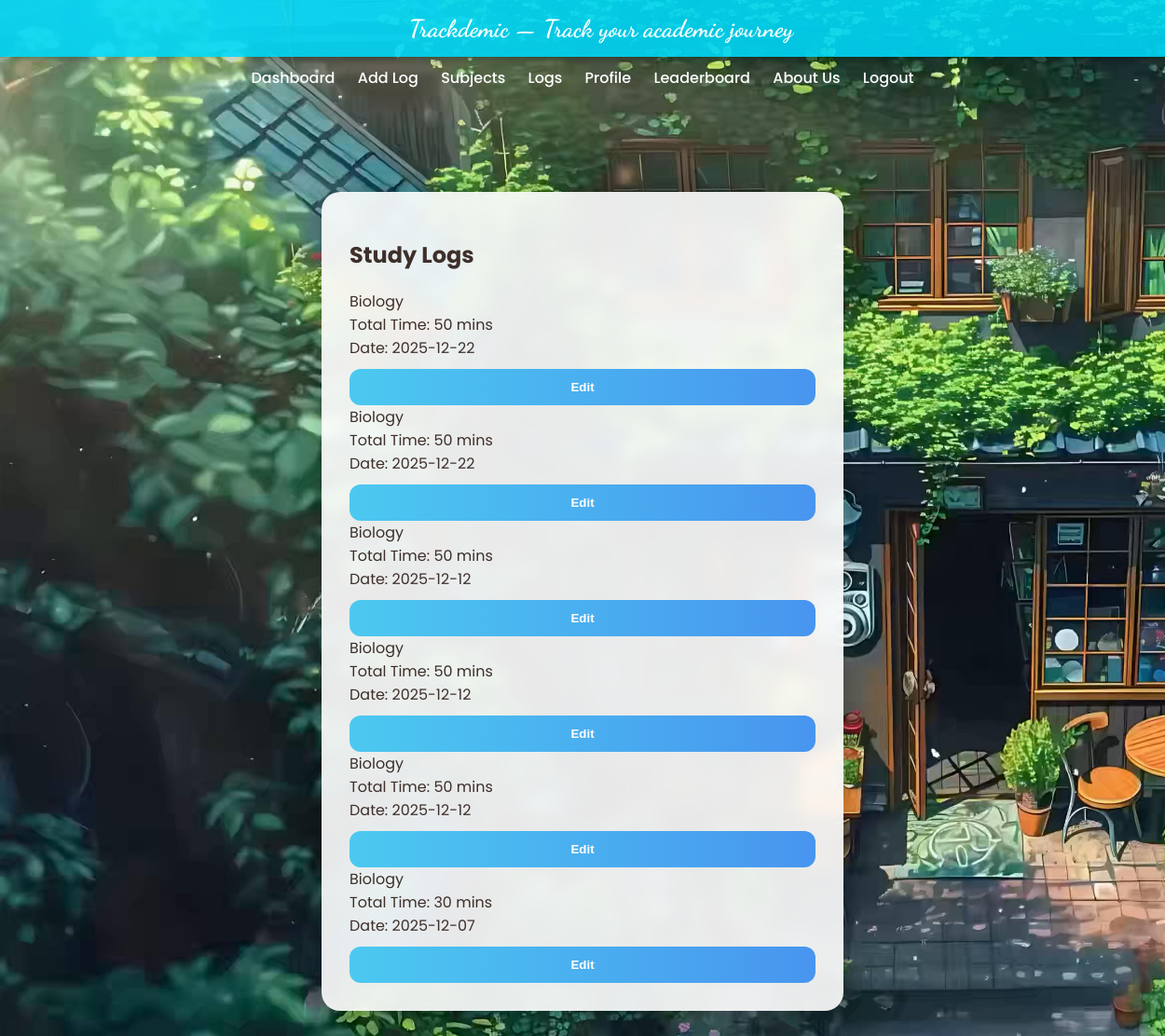
Page /logs (signed in) on the committed database.
### models.py (models this page shows, shortened)
class StudyLog(db.Model):
    __tablename__ = 'study_log'
    id = db.Column(db.Integer, primary_key=True)
    subject = db.Column(db.String(100), nullable=False)
    minutes = db.Column(db.Integer, nullable=False)
    date = db.Column(db.Date, nullable=False, default=lambda: datetime.utcnow().date())
    user_id = db.Column(db.Integer, db.ForeignKey('user.id'), nullable=False)
    subject_id = db.Column(db.Integer, db.ForeignKey('subject.id'), nullable=False)

### app.py (the view, shortened to what this page needs)
@app.route('/logs', methods=['GET', 'POST'])
@login_required
def logs():
    user_id = current_user.id
    logs = StudyLog.query.filter_by(user_id=user_id).order_by(StudyLog.date.desc(), StudyLog.id.desc()).all()
    return render_template('logs.html', logs=logs)

### app.py (called while the page is built)
@login_manager.user_loader
def load_user(user_id):
    return User.query.get(int(user_id))

@app.before_request
def make_session_permanent():
    session.permanent = True

### templates/logs.html (shortened to what this page needs)
{% extends "base.html" %}
{% block content %}
<div class="container mt-4">
    <h2 class="mb-4 text-center">Study Logs</h2>
    {% if logs %}
        {% for log in logs %}
        <div class="log-card" id="log_{{ log.id }}">
            <div class="view-mode">
                <div class="log-title">{{ log.subject }}</div>
                <div class="log-info">Total Time: {{ log.minutes }} mins</div>
                <div class="log-info">Date: {{ log.date.strftime('%Y-%m-%d') }}</div>
                <div class="log-actions mt-2">
                    <button
                        class="btn btn-primary btn-sm"
                        type="button"
                        onclick="editLog({{ log.id }})">
                        Edit
                    </button>
                </div>
            </div>
        </div>
        {% endfor %}
    {% else %}
        <p class="text-center">
            No study logs yet.
            <a href="{{ url_for('add_log') }}">Add one</a>.
        </p>
    {% endif %}
</div>
{% endblock %}

### templates/base.html (shortened to what this page needs)
<!DOCTYPE html>
<html>
<head>
</head>
<body>
<div class="navbar">
    Trackdemic — Track your academic journey
</div>
<nav>
    {% if current_user.is_authenticated %}
        <a href="{{ url_for('home') }}">Dashboard</a>
        <a href="{{ url_for('add_log') }}">Add Log</a>
        <a href="{{ url_for('subjects') }}">Subjects</a>
        <a href="{{ url_for('logs') }}">Logs</a>
        <a href="{{ url_for('profile') }}">Profile</a>
        <a href="{{ url_for('leaderboard') }}">Leaderboard</a>
        <a href="{{ url_for('about') }}">About Us</a>
        <a href="{{ url_for('logout') }}">Logout</a>
    {% else %}
        <a href="{{ url_for('login') }}">Login</a>
        <a href="{{ url_for('register') }}">Register</a>
        <a href="{{ url_for('about') }}">About Us</a>
    {% endif %}
</nav>
<main>
    {% block content %}{% endblock %}
</main>
</body>
</html>

### rows in the picture
StudyLog: subject "Biology", minutes "50", date "2025-12-22"
StudyLog: subject "Biology", minutes "50", date "2025-12-22"
StudyLog: subject "Biology", minutes "50", date "2025-12-12"
StudyLog: subject "Biology", minutes "50", date "2025-12-12"
StudyLog: subject "Biology", minutes "50", date "2025-12-12"
StudyLog: subject "Biology", minutes "30", date "2025-12-07"
